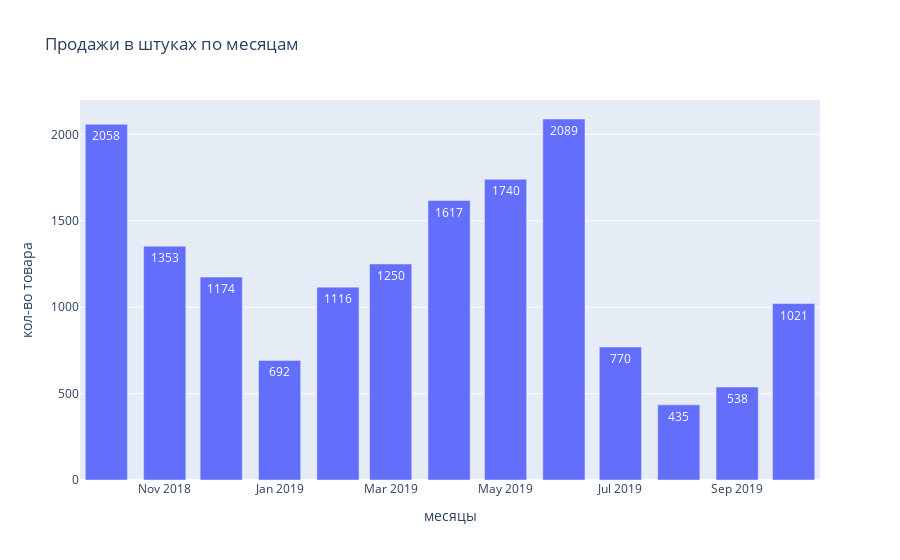

This figure's notebook cell:
### Code cell
import plotly.graph_objects as go

x = data_by_months['year_month']
y = data_by_months['quantity']

# Use textposition='auto' for direct text
fig = go.Figure(data=[go.Bar(
            x=x, y=y,
            text=y,
            textposition='auto',
        )]
)
fig.update_layout(
    title="Продажи в штуках по месяцам",
    xaxis_title="месяцы",
    yaxis_title="кол-во товара",
)

fig.show()

### Figure 1 — Plotly figure (JSON) as saved in the notebook; plotly's stock layout.template omitted (floating-point values rounded to 4 significant figures)
{"data": [{"text": [2058, 1353, 1174, 692, 1116, 1250, 1617, 1740, 2089, 770, 435, 538, 1021], "textposition": "auto", "type": "bar", "x": ["2018-10", "2018-11", "2018-12", "2019-01", "2019-02", "2019-03", "2019-04", "2019-05", "2019-06", "2019-07", "2019-08", "2019-09", "2019-10"], "y": [2058, 1353, 1174, 692, 1116, 1250, 1617, 1740, 2089, 770, 435, 538, 1021]}], "layout": {"title": {"text": "Продажи в штуках по месяцам"}, "xaxis": {"title": {"text": "месяцы"}}, "yaxis": {"title": {"text": "кол-во товара"}}}}
